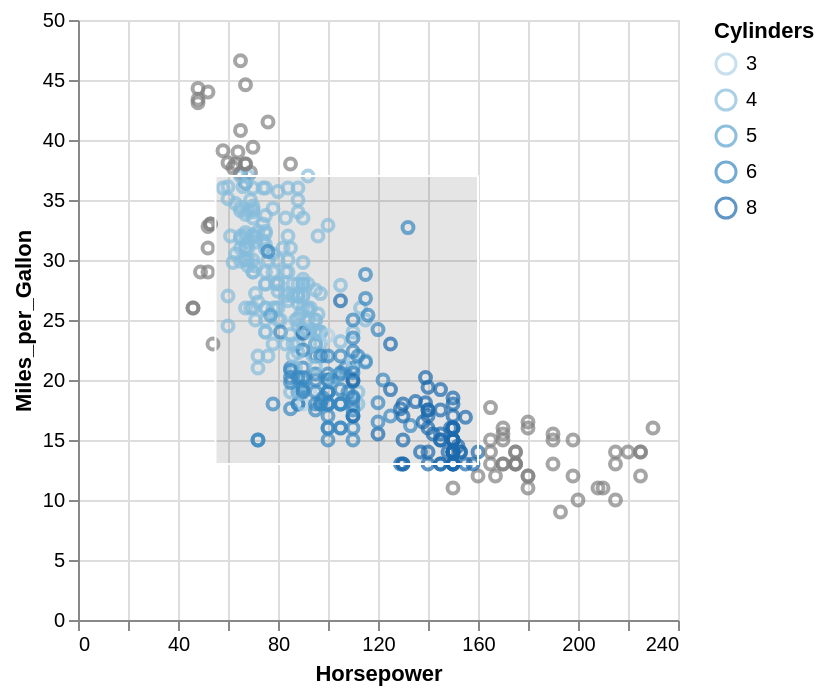

Describe this chart as a Vega-Lite specification.
### Vega-Lite specification from a JSON file in a GitHub repository (floating-point values rounded to 4 significant figures; data arrays with more than 128 entries replaced by an {"elided": "..."} marker saying what was removed)
{"$schema": "https://vega.github.io/schema/vega-lite/v4.json", "description": "Drag out a rectangular brush to highlight points.", "data": {"values": {"elided": "406 records"}}, "selection": {"brush": {"type": "interval", "init": {"x": [55, 160], "y": [13, 37]}}}, "mark": "point", "encoding": {"x": {"field": "Horsepower", "type": "quantitative"}, "y": {"field": "Miles_per_Gallon", "type": "quantitative"}, "color": {"condition": {"selection": "brush", "field": "Cylinders", "type": "ordinal"}, "value": "grey"}}}
